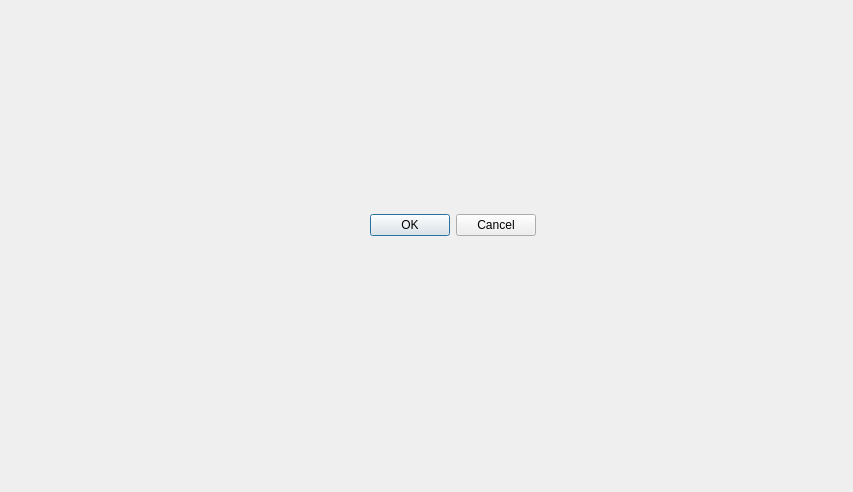
<?xml version="1.0" encoding="UTF-8"?>
<ui version="4.0">
 <class>Dialog</class>
 <widget class="QDialog" name="Dialog">
  <property name="geometry">
   <rect>
    <x>0</x>
    <y>0</y>
    <width>853</width>
    <height>492</height>
   </rect>
  </property>
  <property name="windowTitle">
   <string>Dialog</string>
  </property>
  <widget class="QWidget" name="verticalLayoutWidget">
   <property name="geometry">
    <rect>
     <x>0</x>
     <y>0</y>
     <width>160</width>
     <height>80</height>
    </rect>
   </property>
   <layout class="QVBoxLayout" name="verticalLayout"/>
  </widget>
  <widget class="QDialogButtonBox" name="buttonBox">
   <property name="geometry">
    <rect>
     <x>370</x>
     <y>210</y>
     <width>166</width>
     <height>30</height>
    </rect>
   </property>
   <property name="standardButtons">
    <set>QDialogButtonBox::Cancel|QDialogButtonBox::Ok</set>
   </property>
  </widget>
 </widget>
 <resources/>
 <connections/>
</ui>
